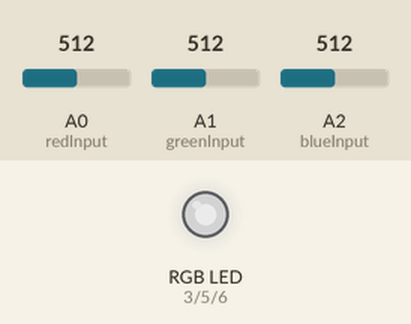
The sketch below on a simulated Arduino Uno, built with avr-gcc and run on an emulated ATmega328P. Parts: an RGB LED mixed from three pins (HIGH = lit). The test bench sets the inputs (shaded band); at power-on: A0 (redInput) = 512, A1 (greenInput) = 512, A2 (blueInput) = 512. Dim RGB values are drawn brighter than linear.

Above: at 1.2 s.
1.3 s: A0 (redInput) set to 716
At 1.9 s:
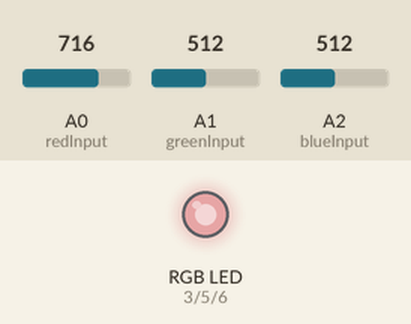
2.8 s: A1 (greenInput) set to 716
At 3.1 s:
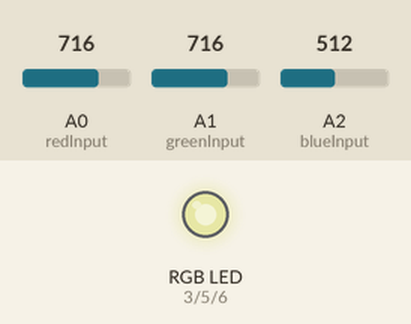
4.3 s: A2 (blueInput) set to 716
At 5.4 s:
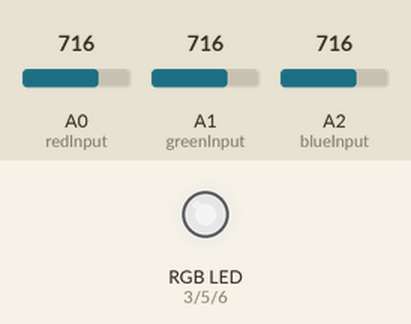
5.8 s: A0 (redInput) set to 900
At 6.5 s:
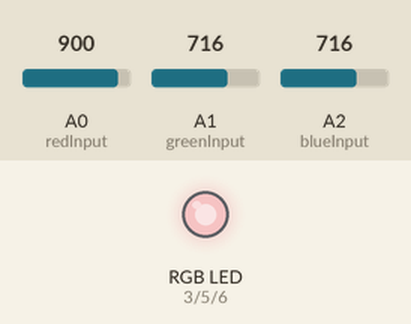
7.3 s: A1 (greenInput) set to 900
At 7.7 s:
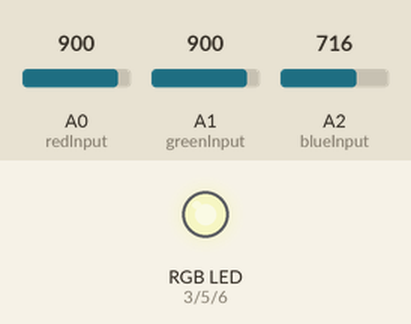
8.8 s: A2 (blueInput) set to 900
At 10.0 s:
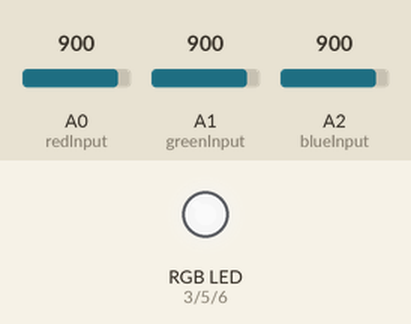
Timing chart, 0 to 11.3 s (numbered marks = the images above; inputs shaded):
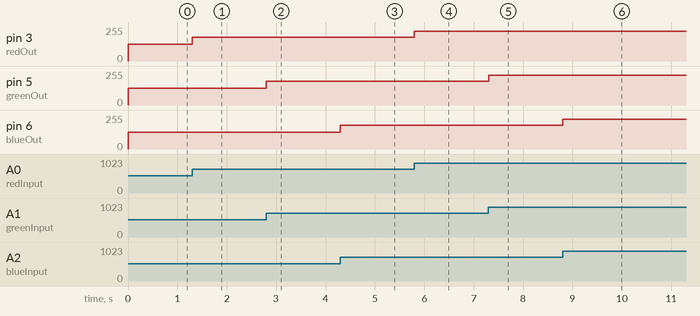

Measured:
- after the input at 1.3 s, pin 3 (redOut): 127/255 → 178/255 at once
- after the input at 2.8 s, pin 5 (greenOut): 127/255 → 178/255 at once
- after the input at 4.3 s, pin 6 (blueOut): 127/255 → 178/255 at once
- after the input at 5.8 s, pin 3 (redOut): 178/255 → 224/255 at once
- after the input at 7.3 s, pin 5 (greenOut): 178/255 → 224/255 at once
- after the input at 8.8 s, pin 6 (blueOut): 178/255 → 224/255 at once

The sketch:

homework01.ino
```cpp
const int redInput = A0;
const int greenInput = A1;
const int blueInput = A2;

const int redOut = 3;
const int greenOut = 5;
const int blueOut = 6;

const int analogInHigh = 1023;
const int analogOutHigh = 255;


int redBrightness;
int greenBrightness;
int blueBrightness;

void setup() {
  pinMode(redInput, INPUT);
  pinMode(greenInput, INPUT);
  pinMode(blueInput, INPUT);

  pinMode(redOut, OUTPUT);
  pinMode(greenOut, OUTPUT);
  pinMode(blueOut, OUTPUT);
}


void loop() {
  redBrightness = map(analogRead(redInput), LOW, analogInHigh, LOW, analogOutHigh);
  greenBrightness = map(analogRead(greenInput), LOW, analogInHigh, LOW, analogOutHigh);
  blueBrightness = map(analogRead(blueInput), LOW, analogInHigh, LOW, analogOutHigh);

  analogWrite(redOut, redBrightness);
  analogWrite(greenOut, greenBrightness);
  analogWrite(blueOut, blueBrightness);
}
```
